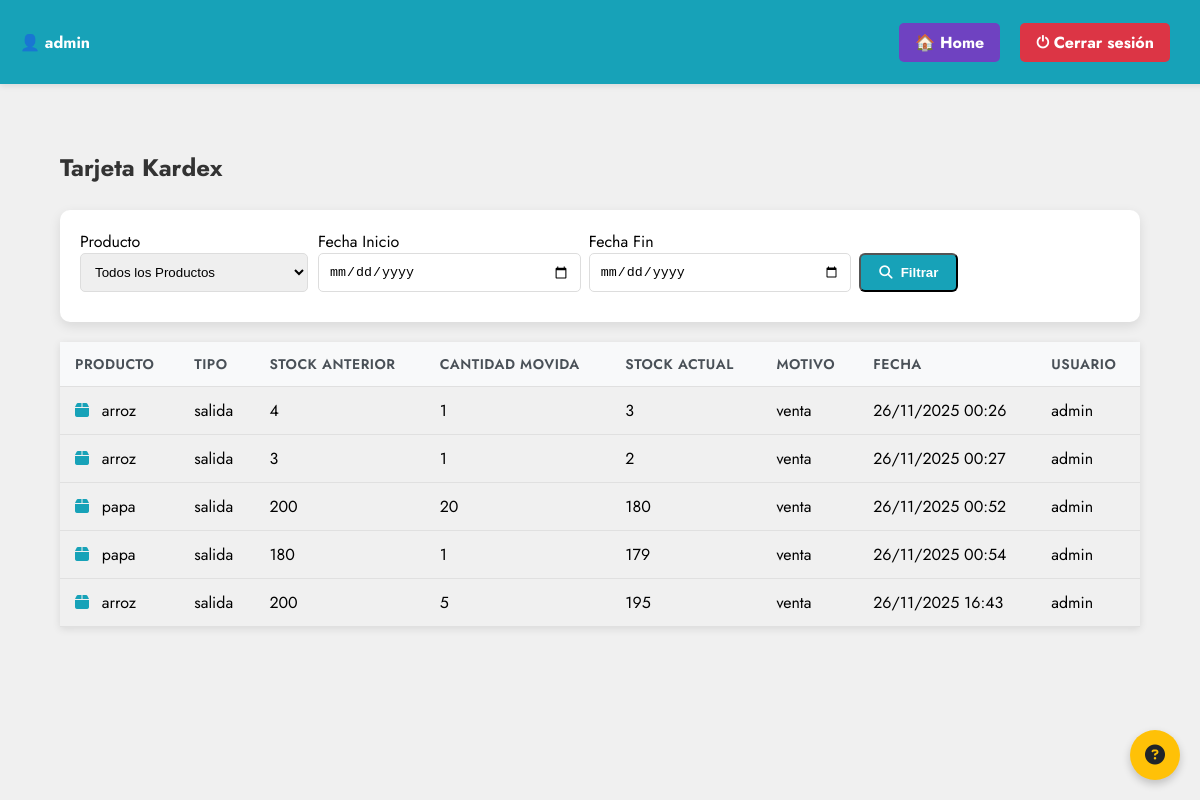
The page /kardex/ (signed in) on the database its author committed.
### account/models.py (models this page shows, shortened)
class Usuario(AbstractUser):
    rol = models.ForeignKey('Rol', on_delete=models.SET_NULL, null=True, blank=True)
    estado = models.BooleanField(default=True)
    nombres = models.CharField(max_length=100, blank=True, null=True)
    apellidos = models.CharField(max_length=100, blank=True, null=True)
    class Meta:
        verbose_name = 'Usuario'
        verbose_name_plural = 'Usuarios'

class Kardex(models.Model):
    TIPO_CHOICES = [('entrada', 'Entrada'), ('salida', 'Salida')]
    producto = models.ForeignKey(Producto, on_delete=models.CASCADE)
    tipo = models.CharField(max_length=10, choices=TIPO_CHOICES)
    cantidad = models.IntegerField()
    stock_anterior = models.IntegerField(default=0)
    fecha = models.DateTimeField(auto_now_add=True)
    motivo = models.CharField(max_length=100)
    usuario = models.ForeignKey(Usuario, on_delete=models.SET_NULL, null=True)
    def stock_actual(self):
        if self.tipo == 'entrada':
            return self.stock_anterior + self.cantidad
        else:
            return self.stock_anterior - self.cantidad

class Producto(models.Model):
    UNIDAD_CHOICES = [
        ('kg', 'Kilogramo'),
        ('ml', 'Mililitro'),
        ('litro', 'Litro'),
        ('unidad', 'Unidad'),
    ]
    MONEDA_CHOICES = [
        ('COP', 'Peso colombiano'),
        ('USD', 'Dólar estadounidense'),
        ('EUR', 'Euro'),
    ]
    nombre = models.CharField(max_length=100)
    descripcion = models.TextField(blank=True, null=True)
    categoria = models.ForeignKey(Categoria, on_delete=models.SET_NULL, null=True, blank=True)
    precio_unitario = models.DecimalField(max_digits=10, decimal_places=2)
    moneda = models.CharField(max_length=3, choices=MONEDA_CHOICES, default='COP')
    cantidad = models.PositiveIntegerField(default=0)
    unidad = models.CharField(max_length=20, choices=UNIDAD_CHOICES, default='unidad')
    sku = models.CharField(max_length=100, unique=True)
    proveedor = models.ForeignKey(Proveedor, on_delete=models.SET_NULL, null=True, blank=True)
    almacen = models.ForeignKey(Almacen, on_delete=models.SET_NULL, null=True, blank=True)
    estado = models.BooleanField(default=True)
    fecha_creacion = models.DateTimeField(auto_now_add=True)
    fecha_modificacion = models.DateTimeField(auto_now=True)
    class Meta:
        verbose_name = 'Producto'
        verbose_name_plural = 'Productos'
        ordering = ['nombre']

### account/views.py (the view)
# urls.py: path('kardex/', kardex, name='kardex'),
@login_required_custom
@role_required(module='productos', action='leer')  # Asumir permisos en productos
def kardex(request):
    producto_id = request.GET.get('producto')
    fecha_inicio = request.GET.get('fecha_inicio')
    fecha_fin = request.GET.get('fecha_fin')
    kardex_entries = Kardex.objects.all().order_by('fecha')  # Ordenar por fecha
    if producto_id:
        kardex_entries = kardex_entries.filter(producto_id=producto_id)
    if fecha_inicio:
        kardex_entries = kardex_entries.filter(fecha__date__gte=fecha_inicio)
    if fecha_fin:
        kardex_entries = kardex_entries.filter(fecha__date__lte=fecha_fin)
    productos = Producto.objects.all()
    return render(request, 'account/kardex.html', {
        'kardex_entries': kardex_entries,
        'productos': productos,
        'producto_id': producto_id,
        'fecha_inicio': fecha_inicio,
        'fecha_fin': fecha_fin,
    })

### account/templates/account/kardex.html (shortened to what this page needs)
{% load static %}
<!DOCTYPE html>
<html lang="es">
<head>
    <link rel="stylesheet" href="{% static 'account/css/kardex.css' %}">
    <link rel="stylesheet" href="https://cdnjs.cloudflare.com/ajax/libs/font-awesome/6.5.0/css/all.min.css">
</head>
<button id="help-btn" class="help-btn" title="Ayuda">
    <i class="fas fa-question-circle"></i>
</button>
<body class="kardex-lista">
    <div class="topbar">
        <div class="user-info">👤 {{ user.username }}</div>
        <div class="actions">
            <a href="{% url 'dashboard' %}" class="home-btn">🏠 Home</a>
            <a href="{% url 'logout' %}" class="logout-btn">⏻ Cerrar sesión</a>
        </div>
    </div>
    <div class="container">
        <div class="header">
            <h1 class="title">Tarjeta Kardex</h1>
        </div>
        <form method="get" class="filter-form">
            <div class="row">
                <div class="col-md-3">
                    <label>Producto</label>
                    <select name="producto" class="form-control">
                        <option value="">Todos los Productos</option>
                    </select>
                </div>
                <div class="col-md-2">
                    <label>Fecha Inicio</label>
                    <input type="date" name="fecha_inicio" class="form-control" value="{{ fecha_inicio }}">
                </div>
                <div class="col-md-2">
                    <label>Fecha Fin</label>
                    <input type="date" name="fecha_fin" class="form-control" value="{{ fecha_fin }}">
                </div>
                <div class="col-md-2">
                    <button type="submit" class="btn btn-primary">
                        <i class="fas fa-search"></i> Filtrar
                    </button>
                </div>
            </div>
        </form>
        <table class="products-table">
            <thead>
                <tr>
                    <th>Producto</th>
                    <th>Tipo</th>
                    <th>Stock Anterior</th>
                    <th>Cantidad Movida</th>
                    <th>Stock Actual</th>
                    <th>Motivo</th>
                    <th>Fecha</th>
                    <th>Usuario</th>
                </tr>
            </thead>
            <tbody>
                {% for entry in kardex_entries %}
                <tr>
                    <td>
                        <i class="fas fa-box category-icon"></i>
                        {{ entry.producto.nombre }}
                    </td>
                    <td>{{ entry.tipo }}</td>
                    <td>{{ entry.stock_anterior }}</td>
                    <td>{{ entry.cantidad }}</td>
                    <td>{{ entry.stock_actual }}</td>
                    <td>{{ entry.motivo }}</td>
                    <td>{{ entry.fecha|date:"d/m/Y H:i" }}</td>
                    <td>{{ entry.usuario.username|default:"-" }}</td>
                </tr>
                {% endfor %}
            </tbody>
        </table>
    </div>
</body>
</html>

### account/static/account/css/kardex.css (style rules this page uses)
body { font-family: 'Jost', sans-serif; background-color: #f5f5f5; margin: 0; padding: 0; }
body.kardex-lista { margin: 0; padding-top: 120px; background: #f0f0f0; }
.topbar { background: #17a2b8; color: white; padding: 12px 20px; display: flex; justify-content: space-between; align-items: center; width: 100%; position: fixed; top: 0; left: 0; box-shadow: 0 2px 6px rgba(0,0,0,0.1); z-index: 1000; height: 60px; }
.topbar .user-info { font-weight: bold; display: flex; align-items: center; gap: 15px; }
.topbar .actions { display: flex; gap: 10px; margin-right: 50px; }
.topbar a { border: none; padding: 8px 16px; border-radius: 5px; text-decoration: none; font-weight: bold; cursor: pointer; margin-left: 10px; color: white; }
.topbar .home-btn { background: #6f42c1; }
.topbar .logout-btn { background: #dc3545; }
.container { width: 90%; max-width: 1200px; margin: 30px auto; font-family: 'Jost', sans-serif; }
.header { display: flex; justify-content: space-between; align-items: center; margin-bottom: 25px; flex-wrap: wrap; gap: 15px; }
.title { font-size: 24px; color: #333; margin: 0; }
.btn { display: inline-flex; align-items: center; gap: 8px; padding: 10px 20px; border-radius: 6px; text-decoration: none; font-weight: bold; transition: all 0.3s; }
.btn-primary { background-color: #17a2b8; color: white; }
.filter-form { background: white; padding: 20px; border-radius: 10px; box-shadow: 0 4px 12px rgba(0,0,0,0.1); margin-bottom: 20px; }
.form-control { width: 100%; padding: 10px; border: 1px solid #ddd; border-radius: 5px; }
.row { display: flex; gap: 10px; margin-bottom: 10px; }
.col-md-4, .col-md-2 { flex: 1; }
.products-table { width: 100%; border-collapse: collapse; margin-top: 20px; box-shadow: 0 2px 8px rgba(0,0,0,0.1); }
.products-table th, .products-table td { padding: 12px 15px; text-align: left; border-bottom: 1px solid #e0e0e0; }
.products-table th { background-color: #f8f9fa; font-weight: 600; color: #495057; text-transform: uppercase; font-size: 14px; letter-spacing: 0.5px; }
.category-icon { color: #17a2b8; margin-right: 8px; }
.help-btn { position: fixed; bottom: 20px; right: 20px; background: #ffc107; color: #212529; border: none; border-radius: 50%; width: 50px; height: 50px; font-size: 20px; cursor: pointer; box-shadow: 0 4px 8px rgba(0,0,0,0.2); z-index: 1000; }
.filter-form .row { align-items: flex-end; }
.filter-form .col-md-2 { margin-right: 20px; }
.filter-form button.btn { width: auto; padding: 10px 18px; white-space: nowrap; }

### rows shown on the page
Usuario: username "admin"
Kardex: producto.nombre "arroz", tipo "salida", stock_anterior "4", cantidad "1", stock_actual "3", motivo "venta", fecha "26/11/2025 00:26", usuario.username "admin"
Kardex: producto.nombre "arroz", tipo "salida", stock_anterior "3", cantidad "1", stock_actual "2", motivo "venta", fecha "26/11/2025 00:27", usuario.username "admin"
Kardex: producto.nombre "papa", tipo "salida", stock_anterior "200", cantidad "20", stock_actual "180", motivo "venta", fecha "26/11/2025 00:52", usuario.username "admin"
Kardex: producto.nombre "papa", tipo "salida", stock_anterior "180", cantidad "1", stock_actual "179", motivo "venta", fecha "26/11/2025 00:54", usuario.username "admin"
Kardex: producto.nombre "arroz", tipo "salida", stock_anterior "200", cantidad "5", stock_actual "195", motivo "venta", fecha "26/11/2025 16:43", usuario.username "admin"
